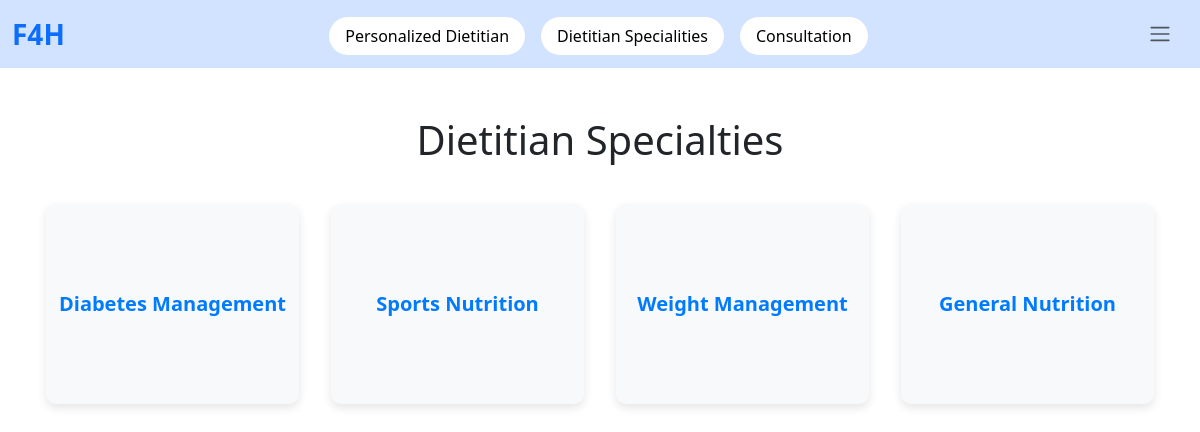
Before: /user/dietitian_specialities (signed in) with the older database file.
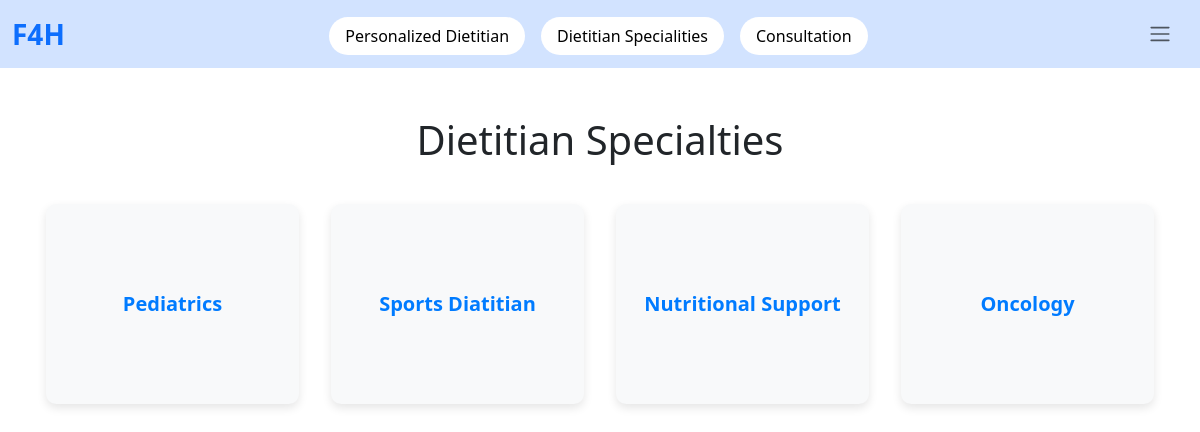
After: the same page with the newer database file.
### admin_side/models.py (models this page shows)
class Specialties(models.Model):
    name = models.CharField(max_length=50)
    def __str__(self):
        return self.name

### public_user/views.py (the view)
# urls.py: path('dietitian_specialities', Dietitian_specialities, name="dietitian_specialities"),
def Dietitian_specialities(req):
    specialities = Specialties.objects.all()
    return render(req, "dietitian_plan.html", {'specialities': specialities})

### users_account/models.py (called while the page is built)
    @property
    def is_profile_complete(self):
        if self.role == 'user' and hasattr(self, 'user_profile'):
            return self.user_profile.is_profile_complete()
        elif self.role == 'dietitian' and hasattr(self, 'dietitian_profile'):
            return self.dietitian_profile.is_profile_complete()
        return False  # If no matching role or profile exists

### public_user/templates/dietitian_plan.html (shortened to what this page needs)
{% extends "base.html" %}
{% block content %}
    <div class="container py-5">
        <h1 class="text-center mb-4">Dietitian Specialties</h1>
        <div class="row d-flex justify-content-center">
            {% for speciality in specialities %}
            <div class="col-10 col-sm-6 col-md-4 col-lg-3 p-3">
                <a href="{% url 'dietitians' speciality=speciality %}" class="speciality-link">
                <div class="speciality-card">
                    {{ speciality }}
                </div>
            </a>
            </div>
            {% empty %}
            <div class="col-10 col-sm-6 col-md-4 col-lg-3 p-3">
                <div class="speciality-card">
                    <span class="fs-4 fw-bold">No Dietitian Specialties Available</span>
                </div>
            </div>
            {% endfor %}
        </div>
    </div>
{% endblock content %}

Changed rows visible on the page:
changed Specialties: name "Diabetes Management" → "Pediatrics"
changed Specialties: name "Sports Nutrition" → "Sports Diatitian"
changed Specialties: name "Weight Management" → "Nutritional Support"
changed Specialties: name "General Nutrition" → "Oncology"
